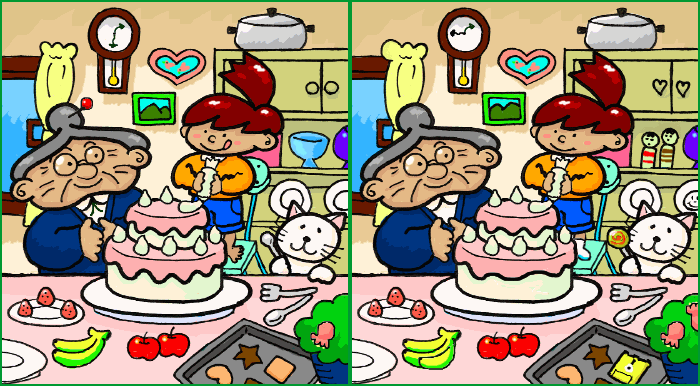
#> input picture Assignments/D22CS051_CV_Ass1/Assignment-Data/Problem-1/Spot_the_difference.png, 700 x 386 px, found by its file name
$ python D22CS051_Q1.py
#> lines starting #> are read from the running program, lines starting #| are printed output that depends on the picture
# -*- coding: utf-8 -*-
"""D22CS051_Q1.ipynb

Automatically generated by Colaboratory.

Original file is located at
    https://colab.research.google.com/drive/1QfGp2dN8nh7TEBO7l1hzWn8dL2dV5U9T

# Spot the Difference

## upload image from the folder
"""

from google.colab import files
file = files.upload()
#> the answer given: Spot_the_difference.png

"""## importing the packages"""

import cv2
import numpy as np
import matplotlib.pyplot as plt

"""## spliting the provided image into 2 images"""

# loading image
png_img = cv2.imread("Spot_the_difference.png")
#> png_img is the input picture: shape (386, 700, 3); mean B, G, R 125.4, 151.1, 160.1
print(f"png image shape: {png_img.shape}")
#| png image shape: (386, 700, 3)
gray_img = cv2.cvtColor(png_img,cv2.COLOR_BGR2RGB)

# spliting the image
img_1 = gray_img[:,:700//2]
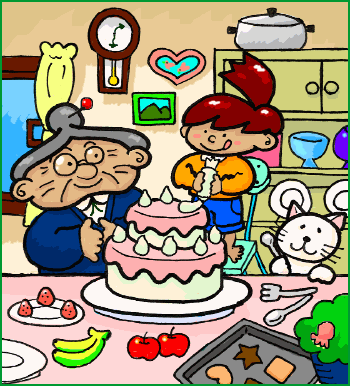
#> img_1: shape (386, 350, 3); mean R, G, B 159.6, 151.1, 125.9
img_2 = gray_img[:,700//2:]
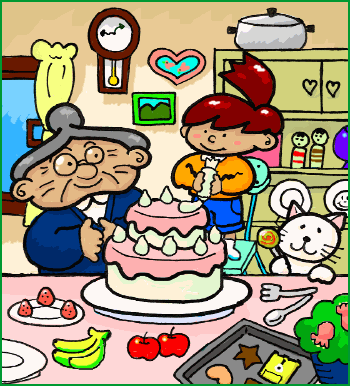
#> img_2: shape (386, 350, 3); mean R, G, B 160.6, 151.1, 124.8

# visulization of the original and seperated images
plt.figure(figsize=(10,9))
plt.title("Original Image")
plt.imshow(png_img[:,:,::-1])
plt.axis(False)
plt.show()
print()
plt.figure(figsize=(10,9))
plt.subplot(1,2,1)
plt.title("Image 1")
plt.imshow(img_1)
plt.axis(False)
plt.subplot(1,2,2)
plt.title("Image 2")
plt.imshow(img_2)
plt.axis(False)
plt.show()
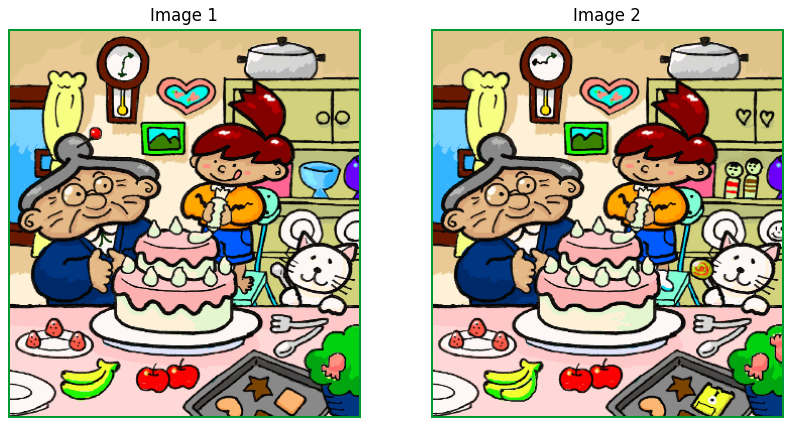
#> figure drawn by matplotlib, 2 panels

# visulization of the difference in the images
img_diff = img_1 - img_2
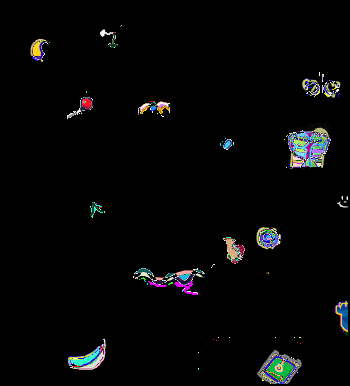
#> img_diff: shape (386, 350, 3); mean R, G, B 5.9, 6.3, 6.4
plt.figure(figsize=(10,9))
plt.title("Differences")
plt.imshow(img_diff)
plt.axis(False)
plt.show()

# visulization of the markings on the image 1
plt.figure(figsize=(12,10))
img_marked = img_1 + img_diff
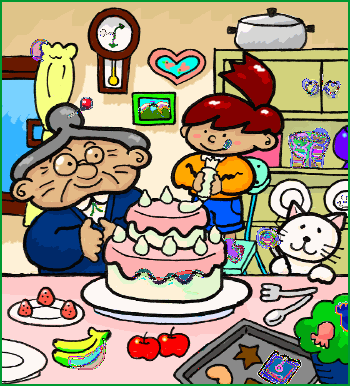
#> img_marked: shape (386, 350, 3); mean R, G, B 159.7, 150.1, 127.5
plt.subplot(1,2,1)
plt.title("image 1")
plt.imshow(img_1)
plt.axis(False)
plt.subplot(1,2,2)
plt.title("image 2")
plt.imshow(img_2)
plt.axis(False)
plt.show()
print()
plt.figure(figsize=(12,10))
plt.title("marked Images")
plt.imshow(img_marked)
plt.axis(False)
plt.show()
